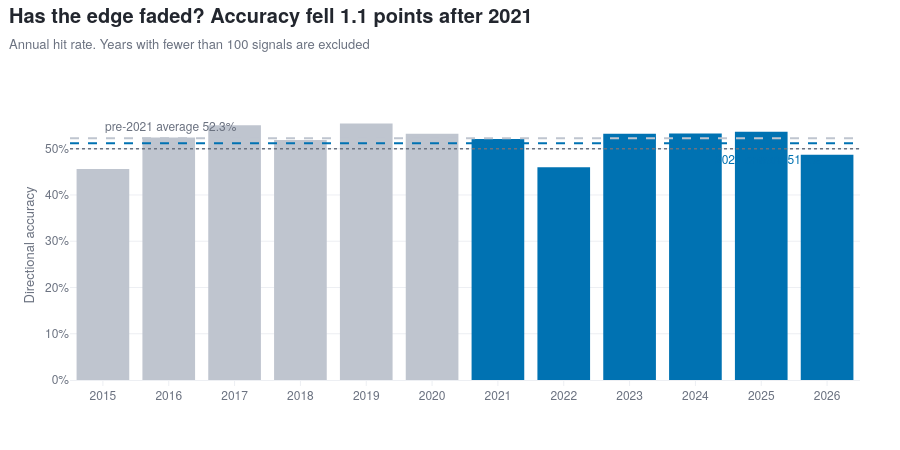

Notebook code for this chart:
### Markdown cell above
**Finding.** Positive sentiment clears chance by a small but consistent margin across
roughly thirty thousand signals. The margin is modest by necessity — an obvious edge would
already have been arbitraged away.

Negative signals came in *below* chance, which would imply prices rose after negative
chatter. That contradicts a well-established literature on negative news and rests on a
sample around a third the size, so it is treated as a limitation of the measurement rather
than a tradeable finding. Three explanations are more plausible than a genuine reversal: the
smaller sample makes the estimate less stable; VADER is a general-purpose model that misreads
financial phrasing and has no way of knowing what "missed estimates" implies; and scoring
headlines rather than full articles strips the context separating real bad news from routine
commentary. The strategies later on lean on positive signals accordingly.

---

## Q2 · Has the edge faded over time?

*Dashboard: Key Findings, figure 2*

Between 2015 and 2026 commission-free trading arrived, retail participation surged, and
quantitative funds began mining social data directly. If sentiment carried a real edge,
competition should have eroded it.

### Code cell
by_year = (ev_all.groupby('year')['correct'].agg(['mean','size'])
           .reset_index().rename(columns={'mean':'hit','size':'n'}))
by_year = by_year[by_year.n >= 100]
early = float(by_year[by_year.year < 2021].hit.mean())
late  = float(by_year[by_year.year >= 2021].hit.mean())
print(by_year.round(4).to_string(index=False))
print(f'\npre-2021 {early:.1%} | 2021 onward {late:.1%} | change {(late-early)*100:+.1f} pts')

colours = [CONTEXT if y < 2021 else POS for y in by_year.year]
fig = go.Figure(go.Bar(x=by_year.year, y=by_year.hit, marker_color=colours,
                       marker_line_width=0, customdata=by_year.n,
                       hovertemplate='%{x}<br>accuracy %{y:.1%}'
                                     '<br>%{customdata:,} signals<extra></extra>'))
fig.add_hline(y=0.5, line_color=MUTED, line_width=1.5, line_dash='dot')
fig.add_hline(y=early, line_color=CONTEXT, line_width=2, line_dash='dash')
fig.add_hline(y=late,  line_color=POS,     line_width=2, line_dash='dash')
fig.add_annotation(x=by_year.year.min(), y=early, text=f'pre-2021 average {early:.1%}',
                   showarrow=False, xanchor='left', yshift=13, font=dict(size=12, color=MUTED))
fig.add_annotation(x=by_year.year.max(), y=late, text=f'2021 onward {late:.1%} ',
                   showarrow=False, xanchor='right', yshift=-15, font=dict(size=12, color=POS))
fig.update_yaxes(title='Directional accuracy', tickformat='.0%')
fig.update_xaxes(title='', dtick=1)
fig.update_layout(showlegend=False)
titled(fig, f'Has the edge faded? Accuracy fell {abs(late-early)*100:.1f} points after 2021',
       'Annual hit rate. Years with fewer than 100 signals are excluded', height=450)
fig.show()

### Figure 1 — Plotly figure (JSON) as saved in the notebook; plotly's stock layout.template omitted (floating-point values rounded to 4 significant figures)
{"data": [{"customdata": [3328, 3420, 3182, 3451, 3358, 3210, 3335, 3285, 3920, 3892, 3388, 1398], "hovertemplate": "%{x}<br>accuracy %{y:.1%}<br>%{customdata:,} signals<extra></extra>", "marker": {"color": ["#BFC5CF", "#BFC5CF", "#BFC5CF", "#BFC5CF", "#BFC5CF", "#BFC5CF", "#0072B2", "#0072B2", "#0072B2", "#0072B2", "#0072B2", "#0072B2"], "line": {"width": 0}}, "type": "bar", "x": [2015, 2016, 2017, 2018, 2019, 2020, 2021, 2022, 2023, 2024, 2025, 2026], "y": [0.4561, 0.524, 0.5506, 0.5187, 0.5545, 0.5324, 0.5208, 0.4597, 0.5321, 0.5331, 0.5366, 0.4871]}], "layout": {"annotations": [{"font": {"color": "#6B7280", "size": 12}, "showarrow": false, "text": "pre-2021 average 52.3%", "x": 2015, "xanchor": "left", "y": 0.5227, "yshift": 13}, {"font": {"color": "#0072B2", "size": 12}, "showarrow": false, "text": "2021 onward 51.2% ", "x": 2026, "xanchor": "right", "y": 0.5116, "yshift": -15}], "height": 450, "shapes": [{"line": {"color": "#6B7280", "dash": "dot", "width": 1.5}, "type": "line", "x0": 0, "x1": 1, "xref": "x domain", "y0": 0.5, "y1": 0.5, "yref": "y"}, {"line": {"color": "#BFC5CF", "dash": "dash", "width": 2}, "type": "line", "x0": 0, "x1": 1, "xref": "x domain", "y0": 0.5227, "y1": 0.5227, "yref": "y"}, {"line": {"color": "#0072B2", "dash": "dash", "width": 2}, "type": "line", "x0": 0, "x1": 1, "xref": "x domain", "y0": 0.5116, "y1": 0.5116, "yref": "y"}], "showlegend": false, "title": {"text": "<b>Has the edge faded? Accuracy fell 1.1 points after 2021</b><br><span style='font-size:13px;color:#6B7280'>Annual hit rate. Years with fewer than 100 signals are excluded</span>"}, "xaxis": {"dtick": 1, "title": {"text": ""}}, "yaxis": {"tickformat": ".0%", "title": {"text": "Directional accuracy"}}}}
